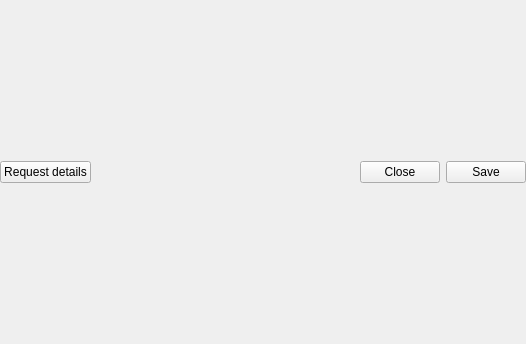
<ui version="4.0" >
 <class>jVCard</class>
 <widget class="QWidget" name="jVCard" >
  <property name="geometry" >
   <rect>
    <x>0</x>
    <y>0</y>
    <width>526</width>
    <height>344</height>
   </rect>
  </property>
  <property name="windowTitle" >
   <string>userInformation</string>
  </property>
  <layout class="QVBoxLayout" name="widgetLayout" >
   <property name="spacing" >
    <number>0</number>
   </property>
   <property name="margin" >
    <number>0</number>
   </property>
   <item>
    <layout class="QHBoxLayout" name="horizontalLayout" >
     <item>
      <widget class="QPushButton" name="requestButton" >
       <property name="minimumSize" >
        <size>
         <width>0</width>
         <height>0</height>
        </size>
       </property>
       <property name="text" >
        <string>Request details</string>
       </property>
       <property name="icon" >
        <iconset resource="../../../qutim.qrc" >
         <normaloff>:/icons/crystal_project/request.png</normaloff>:/icons/crystal_project/request.png</iconset>
       </property>
      </widget>
     </item>
     <item>
      <spacer>
       <property name="orientation" >
        <enum>Qt::Horizontal</enum>
       </property>
       <property name="sizeHint" stdset="0" >
        <size>
         <width>268</width>
         <height>24</height>
        </size>
       </property>
      </spacer>
     </item>
     <item>
      <widget class="QPushButton" name="closeButton" >
       <property name="text" >
        <string>Close</string>
       </property>
       <property name="icon" >
        <iconset resource="../../../qutim.qrc" >
         <normaloff>:/icons/crystal_project/cancel.png</normaloff>:/icons/crystal_project/cancel.png</iconset>
       </property>
      </widget>
     </item>
     <item>
      <widget class="QPushButton" name="saveButton" >
       <property name="text" >
        <string>Save</string>
       </property>
       <property name="icon" >
        <iconset resource="../../../qutim.qrc" >
         <normaloff>:/icons/crystal_project/save_all.png</normaloff>:/icons/crystal_project/save_all.png</iconset>
       </property>
      </widget>
     </item>
    </layout>
   </item>
  </layout>
 </widget>
 <layoutdefault spacing="6" margin="11" />
 <tabstops>
  <tabstop>closeButton</tabstop>
  <tabstop>saveButton</tabstop>
 </tabstops>
 <resources>
  <include location="../../../qutim.qrc" />
 </resources>
 <connections>
  <connection>
   <sender>closeButton</sender>
   <signal>clicked()</signal>
   <receiver>jVCard</receiver>
   <slot>close()</slot>
   <hints>
    <hint type="sourcelabel" >
     <x>589</x>
     <y>416</y>
    </hint>
    <hint type="destinationlabel" >
     <x>630</x>
     <y>432</y>
    </hint>
   </hints>
  </connection>
 </connections>
</ui>
